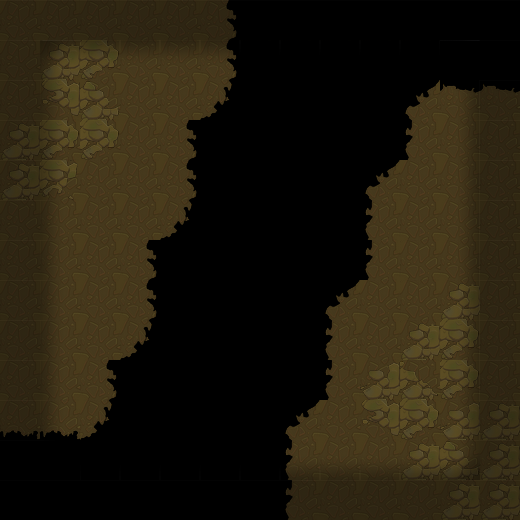

This game map was drawn from its Tiled (.tmx) file and the tilesets committed beside it. A one-line description and the trimmed map source follow:
An orthogonal 13x13 tile map with 40x40 px tiles, 3 tile layers (块层 1, 块层 2, 块层 3).

<map version="1.0" orientation="orthogonal" width="13" height="13" tilewidth="40" tileheight="40">
 <tileset firstgid="1" name="mdmap_skin" tilewidth="40" tileheight="40">
  <image source="mdmap_skin.png" width="400" height="240" />
 </tileset>
 <layer name="块层 1" width="13" height="13">
  <data>[169 cells, 102 non-empty, 15 distinct tile ids]</data>
 </layer>
 <layer name="块层 2" width="13" height="13">
  <data>[169 cells, 24 non-empty, 7 distinct tile ids]</data>
 </layer>
 <layer name="块层 3" width="13" height="13">
  <data>[169 cells, 88 non-empty, 9 distinct tile ids]</data>
 </layer>
</map>
